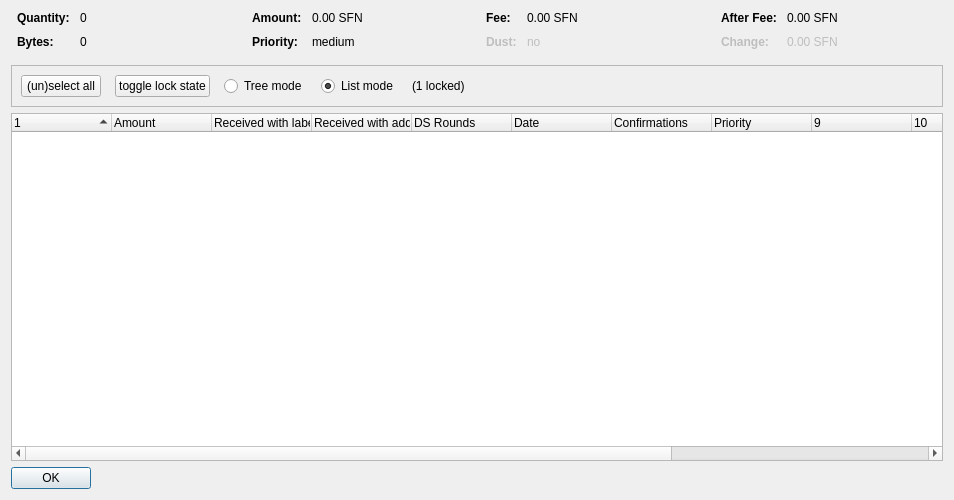
<?xml version="1.0" encoding="UTF-8"?>
<ui version="4.0">
 <class>CoinControlDialog</class>
 <widget class="QDialog" name="CoinControlDialog">
  <property name="geometry">
   <rect>
    <x>0</x>
    <y>0</y>
    <width>954</width>
    <height>500</height>
   </rect>
  </property>
  <property name="windowTitle">
   <string>Coin Selection</string>
  </property>
  <layout class="QVBoxLayout" name="verticalLayout">
   <item>
    <layout class="QHBoxLayout" name="horizontalLayoutTop" stretch="0,0,0,0">
     <property name="topMargin">
      <number>0</number>
     </property>
     <property name="bottomMargin">
      <number>10</number>
     </property>
     <item>
      <layout class="QFormLayout" name="formLayoutCoinControl1">
       <property name="horizontalSpacing">
        <number>10</number>
       </property>
       <property name="verticalSpacing">
        <number>10</number>
       </property>
       <property name="leftMargin">
        <number>6</number>
       </property>
       <property name="rightMargin">
        <number>6</number>
       </property>
       <item row="0" column="0">
        <widget class="QLabel" name="labelCoinControlQuantityText">
         <property name="font">
          <font>
           <weight>75</weight>
           <bold>true</bold>
          </font>
         </property>
         <property name="text">
          <string>Quantity:</string>
         </property>
        </widget>
       </item>
       <item row="0" column="1">
        <widget class="QLabel" name="labelCoinControlQuantity">
         <property name="cursor">
          <cursorShape>IBeamCursor</cursorShape>
         </property>
         <property name="contextMenuPolicy">
          <enum>Qt::ActionsContextMenu</enum>
         </property>
         <property name="text">
          <string notr="true">0</string>
         </property>
         <property name="textInteractionFlags">
          <set>Qt::LinksAccessibleByMouse|Qt::TextSelectableByKeyboard|Qt::TextSelectableByMouse</set>
         </property>
        </widget>
       </item>
       <item row="1" column="0">
        <widget class="QLabel" name="labelCoinControlBytesText">
         <property name="font">
          <font>
           <weight>75</weight>
           <bold>true</bold>
          </font>
         </property>
         <property name="text">
          <string>Bytes:</string>
         </property>
        </widget>
       </item>
       <item row="1" column="1">
        <widget class="QLabel" name="labelCoinControlBytes">
         <property name="cursor">
          <cursorShape>IBeamCursor</cursorShape>
         </property>
         <property name="contextMenuPolicy">
          <enum>Qt::ActionsContextMenu</enum>
         </property>
         <property name="text">
          <string notr="true">0</string>
         </property>
         <property name="textInteractionFlags">
          <set>Qt::LinksAccessibleByMouse|Qt::TextSelectableByKeyboard|Qt::TextSelectableByMouse</set>
         </property>
        </widget>
       </item>
      </layout>
     </item>
     <item>
      <layout class="QFormLayout" name="formLayoutCoinControl2">
       <property name="horizontalSpacing">
        <number>10</number>
       </property>
       <property name="verticalSpacing">
        <number>10</number>
       </property>
       <property name="leftMargin">
        <number>6</number>
       </property>
       <property name="rightMargin">
        <number>6</number>
       </property>
       <item row="0" column="0">
        <widget class="QLabel" name="labelCoinControlAmountText">
         <property name="font">
          <font>
           <weight>75</weight>
           <bold>true</bold>
          </font>
         </property>
         <property name="text">
          <string>Amount:</string>
         </property>
        </widget>
       </item>
       <item row="0" column="1">
        <widget class="QLabel" name="labelCoinControlAmount">
         <property name="cursor">
          <cursorShape>IBeamCursor</cursorShape>
         </property>
         <property name="contextMenuPolicy">
          <enum>Qt::ActionsContextMenu</enum>
         </property>
         <property name="text">
          <string notr="true">0.00 SFN</string>
         </property>
         <property name="textInteractionFlags">
          <set>Qt::LinksAccessibleByMouse|Qt::TextSelectableByKeyboard|Qt::TextSelectableByMouse</set>
         </property>
        </widget>
       </item>
       <item row="1" column="0">
        <widget class="QLabel" name="labelCoinControlPriorityText">
         <property name="font">
          <font>
           <weight>75</weight>
           <bold>true</bold>
          </font>
         </property>
         <property name="text">
          <string>Priority:</string>
         </property>
        </widget>
       </item>
       <item row="1" column="1">
        <widget class="QLabel" name="labelCoinControlPriority">
         <property name="cursor">
          <cursorShape>IBeamCursor</cursorShape>
         </property>
         <property name="contextMenuPolicy">
          <enum>Qt::ActionsContextMenu</enum>
         </property>
         <property name="text">
          <string>medium</string>
         </property>
         <property name="textInteractionFlags">
          <set>Qt::LinksAccessibleByMouse|Qt::TextSelectableByKeyboard|Qt::TextSelectableByMouse</set>
         </property>
        </widget>
       </item>
      </layout>
     </item>
     <item>
      <layout class="QFormLayout" name="formLayoutCoinControl3">
       <property name="horizontalSpacing">
        <number>10</number>
       </property>
       <property name="verticalSpacing">
        <number>10</number>
       </property>
       <property name="leftMargin">
        <number>6</number>
       </property>
       <property name="rightMargin">
        <number>6</number>
       </property>
       <item row="0" column="0">
        <widget class="QLabel" name="labelCoinControlFeeText">
         <property name="font">
          <font>
           <weight>75</weight>
           <bold>true</bold>
          </font>
         </property>
         <property name="text">
          <string>Fee:</string>
         </property>
        </widget>
       </item>
       <item row="0" column="1">
        <widget class="QLabel" name="labelCoinControlFee">
         <property name="cursor">
          <cursorShape>IBeamCursor</cursorShape>
         </property>
         <property name="contextMenuPolicy">
          <enum>Qt::ActionsContextMenu</enum>
         </property>
         <property name="text">
          <string notr="true">0.00 SFN</string>
         </property>
         <property name="textInteractionFlags">
          <set>Qt::LinksAccessibleByMouse|Qt::TextSelectableByKeyboard|Qt::TextSelectableByMouse</set>
         </property>
        </widget>
       </item>
       <item row="1" column="0">
        <widget class="QLabel" name="labelCoinControlLowOutputText">
         <property name="enabled">
          <bool>false</bool>
         </property>
         <property name="font">
          <font>
           <weight>75</weight>
           <bold>true</bold>
          </font>
         </property>
         <property name="text">
          <string>Dust:</string>
         </property>
        </widget>
       </item>
       <item row="1" column="1">
        <widget class="QLabel" name="labelCoinControlLowOutput">
         <property name="enabled">
          <bool>false</bool>
         </property>
         <property name="cursor">
          <cursorShape>IBeamCursor</cursorShape>
         </property>
         <property name="contextMenuPolicy">
          <enum>Qt::ActionsContextMenu</enum>
         </property>
         <property name="text">
          <string>no</string>
         </property>
         <property name="textInteractionFlags">
          <set>Qt::LinksAccessibleByMouse|Qt::TextSelectableByKeyboard|Qt::TextSelectableByMouse</set>
         </property>
        </widget>
       </item>
      </layout>
     </item>
     <item>
      <layout class="QFormLayout" name="formLayoutCoinControl4">
       <property name="horizontalSpacing">
        <number>10</number>
       </property>
       <property name="verticalSpacing">
        <number>10</number>
       </property>
       <property name="leftMargin">
        <number>6</number>
       </property>
       <property name="rightMargin">
        <number>6</number>
       </property>
       <item row="0" column="0">
        <widget class="QLabel" name="labelCoinControlAfterFeeText">
         <property name="font">
          <font>
           <weight>75</weight>
           <bold>true</bold>
          </font>
         </property>
         <property name="text">
          <string>After Fee:</string>
         </property>
        </widget>
       </item>
       <item row="0" column="1">
        <widget class="QLabel" name="labelCoinControlAfterFee">
         <property name="cursor">
          <cursorShape>IBeamCursor</cursorShape>
         </property>
         <property name="contextMenuPolicy">
          <enum>Qt::ActionsContextMenu</enum>
         </property>
         <property name="text">
          <string notr="true">0.00 SFN</string>
         </property>
         <property name="textInteractionFlags">
          <set>Qt::LinksAccessibleByMouse|Qt::TextSelectableByKeyboard|Qt::TextSelectableByMouse</set>
         </property>
        </widget>
       </item>
       <item row="1" column="0">
        <widget class="QLabel" name="labelCoinControlChangeText">
         <property name="enabled">
          <bool>false</bool>
         </property>
         <property name="font">
          <font>
           <weight>75</weight>
           <bold>true</bold>
          </font>
         </property>
         <property name="text">
          <string>Change:</string>
         </property>
        </widget>
       </item>
       <item row="1" column="1">
        <widget class="QLabel" name="labelCoinControlChange">
         <property name="enabled">
          <bool>false</bool>
         </property>
         <property name="cursor">
          <cursorShape>IBeamCursor</cursorShape>
         </property>
         <property name="contextMenuPolicy">
          <enum>Qt::ActionsContextMenu</enum>
         </property>
         <property name="text">
          <string notr="true">0.00 SFN</string>
         </property>
         <property name="textInteractionFlags">
          <set>Qt::LinksAccessibleByMouse|Qt::TextSelectableByKeyboard|Qt::TextSelectableByMouse</set>
         </property>
        </widget>
       </item>
      </layout>
     </item>
    </layout>
   </item>
   <item>
    <widget class="QFrame" name="frame">
     <property name="minimumSize">
      <size>
       <width>0</width>
       <height>40</height>
      </size>
     </property>
     <property name="frameShape">
      <enum>QFrame::StyledPanel</enum>
     </property>
     <property name="frameShadow">
      <enum>QFrame::Sunken</enum>
     </property>
     <layout class="QHBoxLayout" name="horizontalLayout">
      <item>
       <layout class="QHBoxLayout" name="horizontalLayoutPanel" stretch="0,0,0,0,0,0">
        <property name="spacing">
         <number>14</number>
        </property>
        <item>
         <widget class="QPushButton" name="pushButtonSelectAll">
          <property name="sizePolicy">
           <sizepolicy hsizetype="Maximum" vsizetype="Fixed">
            <horstretch>0</horstretch>
            <verstretch>0</verstretch>
           </sizepolicy>
          </property>
          <property name="text">
           <string>(un)select all</string>
          </property>
          <property name="autoDefault">
           <bool>false</bool>
          </property>
         </widget>
        </item>
        <item>
         <widget class="QPushButton" name="pushButtonToggleLock">
          <property name="sizePolicy">
           <sizepolicy hsizetype="Maximum" vsizetype="Fixed">
            <horstretch>0</horstretch>
            <verstretch>0</verstretch>
           </sizepolicy>
          </property>
          <property name="text">
           <string>toggle lock state</string>
          </property>
          <property name="autoDefault">
           <bool>false</bool>
          </property>
         </widget>
        </item>
        <item>
         <widget class="QRadioButton" name="radioTreeMode">
          <property name="sizePolicy">
           <sizepolicy hsizetype="Maximum" vsizetype="Fixed">
            <horstretch>0</horstretch>
            <verstretch>0</verstretch>
           </sizepolicy>
          </property>
          <property name="text">
           <string>Tree mode</string>
          </property>
         </widget>
        </item>
        <item>
         <widget class="QRadioButton" name="radioListMode">
          <property name="sizePolicy">
           <sizepolicy hsizetype="Maximum" vsizetype="Fixed">
            <horstretch>0</horstretch>
            <verstretch>0</verstretch>
           </sizepolicy>
          </property>
          <property name="text">
           <string>List mode</string>
          </property>
          <property name="checked">
           <bool>true</bool>
          </property>
         </widget>
        </item>
        <item>
         <widget class="QLabel" name="labelLocked">
          <property name="text">
           <string>(1 locked)</string>
          </property>
         </widget>
        </item>
        <item>
         <spacer name="horizontalSpacer">
          <property name="orientation">
           <enum>Qt::Horizontal</enum>
          </property>
          <property name="sizeHint" stdset="0">
           <size>
            <width>40</width>
            <height>20</height>
           </size>
          </property>
         </spacer>
        </item>
       </layout>
      </item>
     </layout>
    </widget>
   </item>
   <item>
    <widget class="CoinControlTreeWidget" name="treeWidget">
     <property name="contextMenuPolicy">
      <enum>Qt::CustomContextMenu</enum>
     </property>
     <property name="sortingEnabled">
      <bool>false</bool>
     </property>
     <property name="columnCount">
      <number>13</number>
     </property>
     <attribute name="headerShowSortIndicator" stdset="0">
      <bool>true</bool>
     </attribute>
     <attribute name="headerStretchLastSection">
      <bool>false</bool>
     </attribute>
     <column>
      <property name="text">
       <string/>
      </property>
     </column>
     <column>
      <property name="text">
       <string>Amount</string>
      </property>
     </column>
     <column>
      <property name="text">
       <string>Received with label</string>
      </property>
     </column>
     <column>
      <property name="text">
       <string>Received with address</string>
      </property>
     </column>
     <column>
      <property name="text">
       <string>DS Rounds</string>
      </property>
     </column>
     <column>
      <property name="text">
       <string>Date</string>
      </property>
     </column>
     <column>
      <property name="text">
       <string>Confirmations</string>
      </property>
      <property name="toolTip">
       <string>Confirmed</string>
      </property>
     </column>
     <column>
      <property name="text">
       <string>Priority</string>
      </property>
     </column>
     <column>
      <property name="text">
       <string/>
      </property>
     </column>
     <column>
      <property name="text">
       <string/>
      </property>
     </column>
     <column>
      <property name="text">
       <string/>
      </property>
     </column>
     <column>
      <property name="text">
       <string/>
      </property>
     </column>
     <column>
      <property name="text">
       <string/>
      </property>
     </column>
    </widget>
   </item>
   <item>
    <widget class="QDialogButtonBox" name="buttonBox">
     <property name="sizePolicy">
      <sizepolicy hsizetype="Maximum" vsizetype="Fixed">
       <horstretch>0</horstretch>
       <verstretch>0</verstretch>
      </sizepolicy>
     </property>
     <property name="orientation">
      <enum>Qt::Horizontal</enum>
     </property>
     <property name="standardButtons">
      <set>QDialogButtonBox::Ok</set>
     </property>
    </widget>
   </item>
  </layout>
 </widget>
 <customwidgets>
  <customwidget>
   <class>CoinControlTreeWidget</class>
   <extends>QTreeWidget</extends>
   <header>coincontroltreewidget.h</header>
  </customwidget>
 </customwidgets>
 <resources/>
 <connections/>
</ui>
